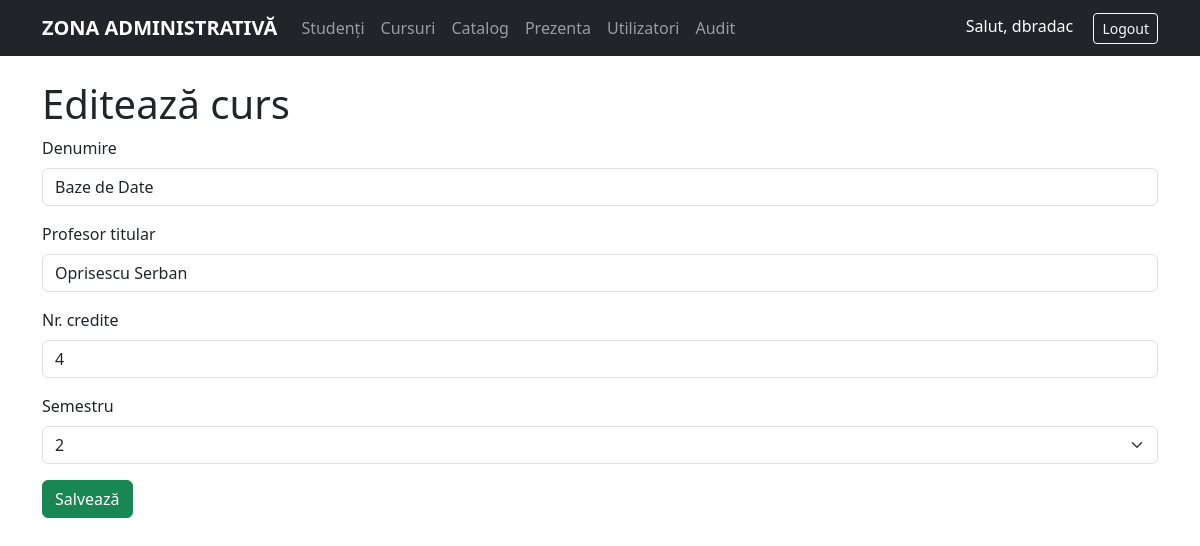
Screenshot of /index.php?resource=courses&action=edit&id=2 (signed in) with the database file from the repository.
### tables this page shows
CREATE TABLE `Cursuri` (
  `ID_Curs` int(11) NOT NULL,
  `Denumire` varchar(100) NOT NULL,
  `Profesor_Titular` varchar(100) NOT NULL,
  `Nr_Credite` tinyint(4) NOT NULL CHECK (`Nr_Credite` > 0),
  `Semester` tinyint(1) NOT NULL COMMENT '1 = semestrul 1, 2 = semestrul 2'
);

### src/Controllers/CourseController.php (called while the page is built, shortened)
<?php
class CourseController extends Controller
{
    private Course $model;
    public function __construct() { $this->model = new Course(); }
    public function edit()
    {
        $id = $_GET['id'] ?? null;  if(!$id) header('Location: index.php?resource=courses');
        $course = $this->model->find($id);
        include __DIR__.'/../../views/courses/form.php';
    }
}

### index.php (called while the page is built, shortened)
<?php
$resource = $_GET['resource'] ?? 'students';
$action   = $_GET['action']   ?? 'index';
switch ($resource) {
    case 'courses':
        $ctrl = new \App\Controllers\CourseController();
        break;
}
call_user_func([$ctrl, $action]);

### autoload.php (called while the page is built, shortened)
<?php
spl_autoload_register(function($class) {
    $prefix = 'App\\';
    $baseDir = __DIR__ . '/src/';
    $len = strlen($prefix);
    $relative = str_replace('\\', '/', substr($class, $len));
    $file = $baseDir . $relative . '.php';
});

### src/Core/Database.php (called while the page is built, shortened)
<?php
class Database {
    private static $instance;
    private $pdo;
    private function __construct() {
        $dsn = "mysql:host=" . DB_HOST . ";dbname=" . DB_NAME . ";charset=utf8mb4";
        $this->pdo = new PDO($dsn, DB_USER, DB_PASS, [
            PDO::ATTR_ERRMODE => PDO::ERRMODE_EXCEPTION,
            PDO::ATTR_DEFAULT_FETCH_MODE => PDO::FETCH_ASSOC,
        ]);
    }
    public static function getInstance() {
        if (!self::$instance) self::$instance = new self();
        return self::$instance;
    }
    public function getConnection() {
        return $this->pdo;
    }
}

### src/Models/Course.php (called while the page is built, shortened)
<?php
class Course {
    private PDO $db;
    public function __construct() {
        $this->db = Database::getInstance()->getConnection();
    }
    public function find($id) {
        $st = $this->db->prepare("SELECT * FROM Cursuri WHERE ID_Curs = ?");
        $st->execute([$id]);
        return $st->fetch();
    }
}

### views/courses/form.php (the view)
<?php include __DIR__.'/../templates/header.php'; ?>
<h1><?= isset($course)?'Editează':'Adaugă' ?> curs</h1>
<form method="post" action="">
  <div class="mb-3">
    <label class="form-label">Denumire</label>
    <input name="denumire" class="form-control"
           value="<?= $course['Denumire'] ?? '' ?>" required>
  </div>
  <div class="mb-3">
    <label class="form-label">Profesor titular</label>
    <input name="profesor" class="form-control"
           value="<?= $course['Profesor_Titular'] ?? '' ?>" required>
  </div>
  <div class="mb-3">
    <label class="form-label">Nr. credite</label>
    <input name="nr_credite" type="number" min="1" max="30"
           value="<?= $course['Nr_Credite'] ?? '' ?>" class="form-control" required>
  </div>
  <div class="mb-3">
    <label class="form-label">Semestru</label>
    <select name="semester" class="form-select" required>
      <?php for ($s=1;$s<=2;$s++): ?>
        <option value="<?= $s ?>"
          <?= isset($course)&&$course['Semester']==$s?'selected':'' ?>><?= $s ?></option>
      <?php endfor; ?>
    </select>
  </div>
  <button class="btn btn-success"><?= isset($course)?'Salvează':'Adaugă' ?></button>
</form>
<?php include __DIR__.'/../templates/footer.php'; ?>

### rows the page displays
cursuri: denumire "Baze de Date", profesor "Oprisescu Serban", nr_credite "4", semester "2"

### other values shown
$_SESSION['user']['username'] "dbradac"
